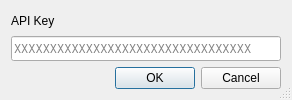
<?xml version="1.0" encoding="UTF-8"?>
<ui version="4.0">
 <class>Dialog</class>
 <widget class="QDialog" name="Dialog">
  <property name="geometry">
   <rect>
    <x>0</x>
    <y>0</y>
    <width>288</width>
    <height>100</height>
   </rect>
  </property>
  <property name="sizePolicy">
   <sizepolicy hsizetype="Minimum" vsizetype="Minimum">
    <horstretch>0</horstretch>
    <verstretch>0</verstretch>
   </sizepolicy>
  </property>
  <property name="windowTitle">
   <string>ExchangeRates.io configuration</string>
  </property>
  <property name="sizeGripEnabled">
   <bool>true</bool>
  </property>
  <layout class="QVBoxLayout" name="verticalLayout">
   <item>
    <widget class="QLabel" name="label">
     <property name="text">
      <string>API Key</string>
     </property>
    </widget>
   </item>
   <item>
    <widget class="QLineEdit" name="le_api_key">
     <property name="minimumSize">
      <size>
       <width>270</width>
       <height>0</height>
      </size>
     </property>
     <property name="font">
      <font>
       <family>Noto Sans Mono</family>
      </font>
     </property>
     <property name="placeholderText">
      <string>XXXXXXXXXXXXXXXXXXXXXXXXXXXXXXXXX</string>
     </property>
    </widget>
   </item>
   <item>
    <widget class="QDialogButtonBox" name="buttonBox">
     <property name="orientation">
      <enum>Qt::Horizontal</enum>
     </property>
     <property name="standardButtons">
      <set>QDialogButtonBox::Cancel|QDialogButtonBox::Ok</set>
     </property>
    </widget>
   </item>
  </layout>
 </widget>
 <resources/>
 <connections>
  <connection>
   <sender>buttonBox</sender>
   <signal>accepted()</signal>
   <receiver>Dialog</receiver>
   <slot>accept()</slot>
   <hints>
    <hint type="sourcelabel">
     <x>248</x>
     <y>254</y>
    </hint>
    <hint type="destinationlabel">
     <x>157</x>
     <y>274</y>
    </hint>
   </hints>
  </connection>
  <connection>
   <sender>buttonBox</sender>
   <signal>rejected()</signal>
   <receiver>Dialog</receiver>
   <slot>reject()</slot>
   <hints>
    <hint type="sourcelabel">
     <x>316</x>
     <y>260</y>
    </hint>
    <hint type="destinationlabel">
     <x>286</x>
     <y>274</y>
    </hint>
   </hints>
  </connection>
 </connections>
</ui>
